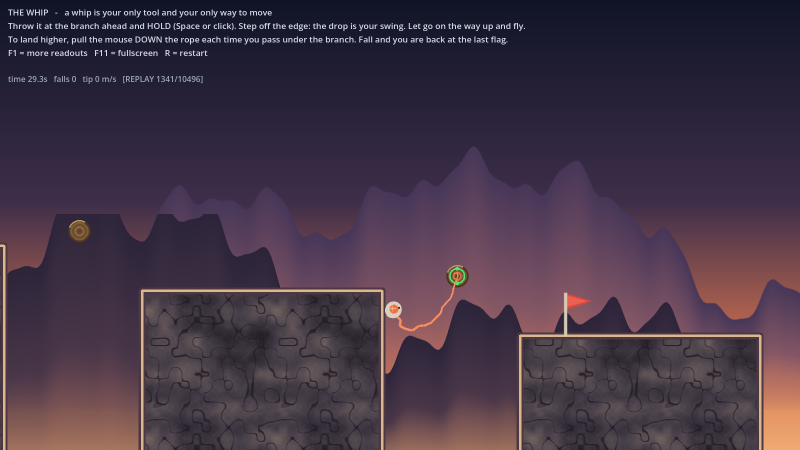
#> input picture docs/demo.png, 1600 x 900 px (shown at 1/2 size); its folder holds only this picture in this run
$ python make_gif.py ../docs
#> lines starting #> are read from the running program, lines starting #| are printed output that depends on the picture
#!/usr/bin/env python3
"""docs/demo.gif and docs/demo.png from a folder of --write-movie frames.

    godot --path . --write-movie <dir>/f.png --quit-after 3000 -- --level demo --replay levels/demo.tape
    python tests/make_gif.py <dir> [--start 0] [--end 1200] [--step 3] [--width 800] [--shot 300]

Every `step`-th frame between start and end (frame indices), scaled to
`width`, at 60/step fps; frame `shot` becomes the still. The top `crop-top`
px (the caption) are cropped off the GIF so it opens on the mountain, not
the text. One palette for the whole GIF, built from a sample of the frames,
and no dithering, so the writer can store each frame as the part that
changed.
"""
import argparse
import os
import sys

from PIL import Image, ImageFilter


def main():
    ap = argparse.ArgumentParser()
    ap.add_argument("dir")
    ap.add_argument("--start", type=int, default=0)
    ap.add_argument("--end", type=int, default=10 ** 9)
    ap.add_argument("--step", type=int, default=3)
    ap.add_argument("--width", type=int, default=800)
    ap.add_argument("--shot", type=int, default=300)
    ap.add_argument("--crop-top", type=int, default=175)
    ap.add_argument("--colors", type=int, default=128)
    ap.add_argument("--out", default="demo")
    ap.add_argument("--blur", type=float, default=0.0,
                    help="Gaussian radius after the downscale; the rock texture is noise the "
                         "GIF cannot compress, and 0.5 px is below what the eye keeps")
    ap.add_argument("--dither", action="store_true",
                    help="Floyd-Steinberg; off by default: dither noise changes on every frame "
                         "and a 42 s GIF went from 8 MB to 66 MB with it on")
    a = ap.parse_args()
    root = os.path.dirname(os.path.dirname(os.path.abspath(__file__)))
    docs = os.path.join(root, "docs")
    os.makedirs(docs, exist_ok=True)
    names = sorted(f for f in os.listdir(a.dir) if f.endswith(".png"))
    picked = [n for i, n in enumerate(names) if a.start <= i <= a.end and (i - a.start) % a.step == 0]
    if not picked:
        print("no frames", file=sys.stderr)
        sys.exit(1)

    def load(n):
#> called with n = 'demo.png'
        im = Image.open(os.path.join(a.dir, n)).convert("RGB")
#> im is the input picture: PIL image 1600x900 RGB; mean R, G, B 67.6, 52.7, 69.7
        w, h = im.size
#> w = 1600; h = 900
        im = im.crop((0, a.crop_top, w, h))
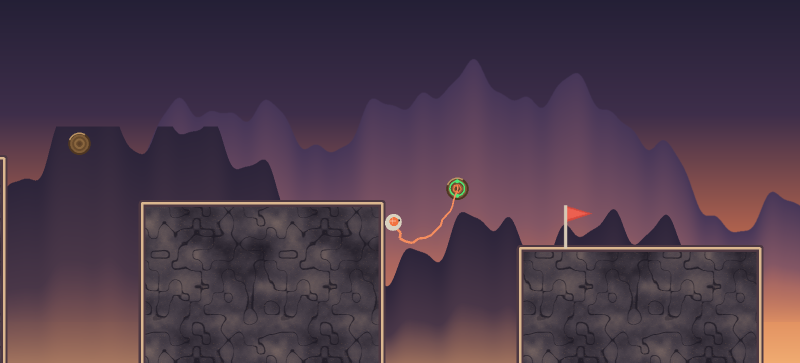
#> im: PIL image 1600x725 RGB (shown at 1/2 size); mean R, G, B 75.7, 57.2, 73.6
        im = im.resize((a.width, int(im.size[1] * a.width / w)), Image.LANCZOS)
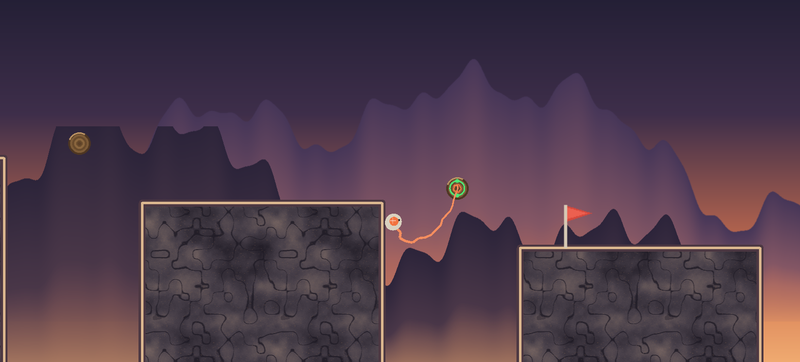
#> im: PIL image 800x362 RGB; mean R, G, B 75.7, 57.2, 73.6
        return im.filter(ImageFilter.GaussianBlur(a.blur)) if a.blur > 0 else im

    # the palette: a strip of every 12th picked frame, quantized once
    sample = [load(n) for n in picked[:: max(1, len(picked) // 12)]]
#> sample = 1 item
    strip = Image.new("RGB", (sample[0].width, sample[0].height * len(sample)))
#> strip: PIL image 800x362 RGB; every value is 0
    for i, im in enumerate(sample):
        strip.paste(im, (0, i * im.height))
#> this loop made 1 pass
    pal = strip.quantize(colors=a.colors, method=Image.Quantize.MEDIANCUT)
    dither = Image.Dither.FLOYDSTEINBERG if a.dither else Image.Dither.NONE
    frames = [load(n).quantize(palette=pal, dither=dither) for n in picked]
#> frames = 1 item
    out = os.path.join(docs, a.out + ".gif")
    frames[0].save(out, save_all=True, append_images=frames[1:], duration=int(1000 * a.step / 60),
                   loop=0, optimize=True, disposal=1)
    shot_name = names[min(a.shot, len(names) - 1)]
    shot = Image.open(os.path.join(a.dir, shot_name)).convert("RGB")
    shot.save(os.path.join(docs, a.out + ".png"), optimize=True)
    print("wrote %s (%d frames, %.1f s, %.2f MB) and docs/%s.png (frame %s)" % (
        out, len(frames), len(frames) * a.step / 60.0, os.path.getsize(out) / 1e6, a.out, shot_name))
#| wrote docs/demo.gif (1 frames, 0.1 s, 0.06 MB) and docs/demo.png (frame demo.png)


if __name__ == "__main__":
    main()
